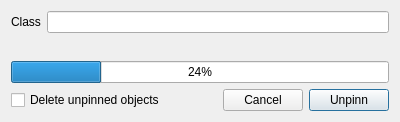
<?xml version="1.0" encoding="UTF-8"?>
<ui version="4.0">
 <class>UnpinnDialog</class>
 <widget class="QDialog" name="UnpinnDialog">
  <property name="geometry">
   <rect>
    <x>0</x>
    <y>0</y>
    <width>400</width>
    <height>122</height>
   </rect>
  </property>
  <property name="windowTitle">
   <string>Unpinn</string>
  </property>
  <property name="windowIcon">
   <iconset theme="edit-cut">
    <normaloff>.</normaloff>.</iconset>
  </property>
  <layout class="QGridLayout" name="gridLayout">
   <item row="0" column="0">
    <widget class="QLabel" name="classLabel">
     <property name="text">
      <string>Class</string>
     </property>
    </widget>
   </item>
   <item row="0" column="1">
    <widget class="QLineEdit" name="Class">
     <property name="toolTip">
      <string>Classes of items to umpin from object geometry. Next values can be separated by comma sign. Regular expressions are allowed here.</string>
     </property>
    </widget>
   </item>
   <item row="3" column="0" colspan="2">
    <widget class="QProgressBar" name="progressBar">
     <property name="value">
      <number>24</number>
     </property>
    </widget>
   </item>
   <item row="4" column="0" colspan="2">
    <layout class="QHBoxLayout" name="horizontalLayout">
     <item>
      <widget class="QCheckBox" name="Delete">
       <property name="toolTip">
        <string>If enabled items unpinned from object geometry will be deleted from current item list.</string>
       </property>
       <property name="text">
        <string>Delete unpinned objects</string>
       </property>
      </widget>
     </item>
     <item>
      <spacer name="horizontalSpacer">
       <property name="orientation">
        <enum>Qt::Horizontal</enum>
       </property>
       <property name="sizeHint" stdset="0">
        <size>
         <width>100</width>
         <height>0</height>
        </size>
       </property>
      </spacer>
     </item>
     <item>
      <widget class="QPushButton" name="cancelButton">
       <property name="text">
        <string>Cancel</string>
       </property>
      </widget>
     </item>
     <item>
      <widget class="QPushButton" name="procedButton">
       <property name="text">
        <string>Unpinn</string>
       </property>
       <property name="default">
        <bool>true</bool>
       </property>
      </widget>
     </item>
    </layout>
   </item>
   <item row="2" column="0" colspan="2">
    <spacer name="verticalSpacer">
     <property name="orientation">
      <enum>Qt::Vertical</enum>
     </property>
     <property name="sizeHint" stdset="0">
      <size>
       <width>20</width>
       <height>40</height>
      </size>
     </property>
    </spacer>
   </item>
  </layout>
 </widget>
 <resources/>
 <connections>
  <connection>
   <sender>procedButton</sender>
   <signal>clicked()</signal>
   <receiver>UnpinnDialog</receiver>
   <slot>accept()</slot>
   <hints>
    <hint type="sourcelabel">
     <x>350</x>
     <y>281</y>
    </hint>
    <hint type="destinationlabel">
     <x>352</x>
     <y>371</y>
    </hint>
   </hints>
  </connection>
  <connection>
   <sender>cancelButton</sender>
   <signal>clicked()</signal>
   <receiver>UnpinnDialog</receiver>
   <slot>reject()</slot>
   <hints>
    <hint type="sourcelabel">
     <x>285</x>
     <y>281</y>
    </hint>
    <hint type="destinationlabel">
     <x>301</x>
     <y>420</y>
    </hint>
   </hints>
  </connection>
 </connections>
</ui>
